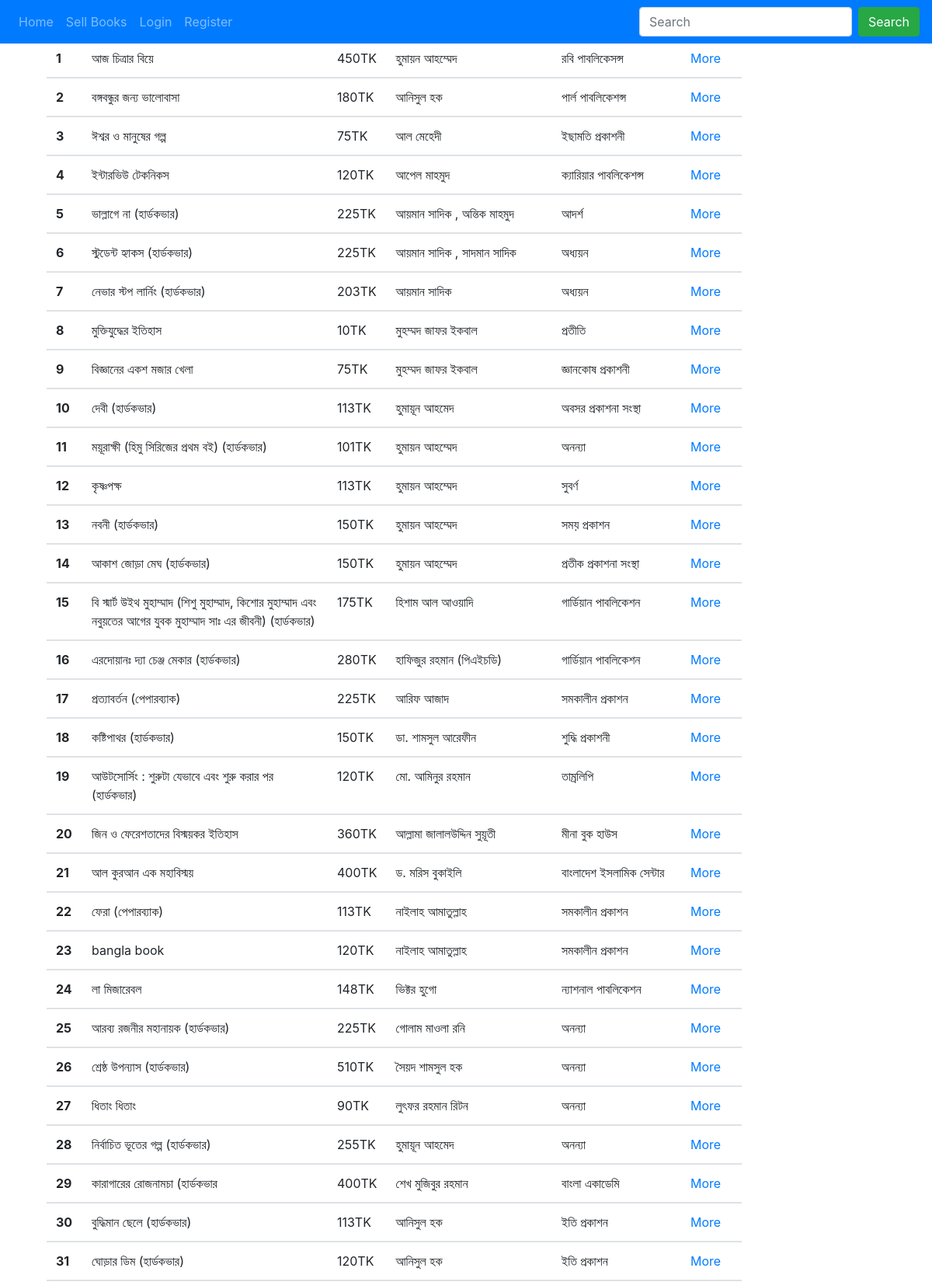
/index.php/search (upper part), run on the app's committed database.
### tables this page shows
CREATE TABLE `books` (
  `id` int(11) NOT NULL,
  `user_id` int(11) NOT NULL,
  `bookname` varchar(300) NOT NULL,
  `description` text NOT NULL,
  `image` varchar(60) NOT NULL,
  `author_name` varchar(60) NOT NULL,
  `price` varchar(50) NOT NULL,
  `status` set('0','1') NOT NULL,
  `publication` varchar(300) NOT NULL,
  `created` timestamp NOT NULL DEFAULT CURRENT_TIMESTAMP,
  `updated` timestamp NULL DEFAULT NULL
);

### application/controllers/Search.php (called while the page is built, shortened)
<?php
class Search extends CI_Controller {
	function __construct()
    {
        $this->load->model('Search_model');
    }
    public function index(){
if($this->input->post('category')>1){
  $keyword  =  $this->input->post('category');
    $data['title']= 'searchReslut';
    $data['results']= $this->Search_model->cateogry_search($keyword);
    $this->load->view('searchresult',$data);
}
else{
        $keyword  =  $this->input->post('searchvalue');
        $data['title']= 'searchReslut';
        $data['results']= $this->Search_model->search($keyword);
        $this->load->view('searchresult',$data);
}
}
}

### index.php (called while the page is built, shortened)
<?php
require_once BASEPATH.'core/CodeIgniter.php';

### application/models/Search_model.php (called while the page is built, shortened)
<?php
Class Search_model Extends CI_Model
{
Public function search($search){
        $this->db->like('books.bookname', $search);
        $this->db->or_like('books.description ', $search);
        $this->db->or_like('books.author_name', $search);
        $this->db->or_like('books.user_id ', $search);
        $this->db->or_like('books.publication ', $search);
        $this->db->or_like('books.price', $search);
        return  $this->db->get("books");
        }
}

### application/views/searchresult.php (the view, shortened to what this page needs)
<div class="col-sm-1 col-md-10">
<?php if($results->num_rows() > 0) { ?>
    <table class="table table-hover  width="100%">
<thead>
<th scope="col">No</th>
<th scope="col">Name</th>
<th scope="col">Price</th>
<th scope="col">Writer</th>
<th scope="col">publication</th>
<th scope="col">Details</th>
</thead>
    <?php $i=1;
     foreach($results->result() as $row){ ?>
    <tbody>
 <th scope="row"><?php echo $i++; ?></th>
 <td><?php echo $row->bookname; ?></td>
<td><?php echo $row->price; ?>TK</td>
<td><?php echo $row->author_name; ?></td>
<td><?php echo $row->publication; ?></td>
<td><a  href='<?php echo site_url('Mainindex/showall/'.$row->id)?>'> More</a></td>
    </tbody>
<?php }} else { ?>
<h3 class="text-center h2">No books found</h3>
<div class="text-center bg-secendary">  <?php echo anchor('Mainindex','Back Home');?>
<img class="card-img-top" src="<?php echo base_url();?>assets/images/nodatafound.jpg" height=300px;></a>
<?php } ?>
</table>
</div>

### data on the page
books: bookname "আজ ‍চিত্রার বিয়ে", price "450", author_name "হুমায়ন আহম্মেদ", publication "রবি পাবলিকেসন্স"
books: bookname "বঙ্গবন্ধুর জন্য ভালোবাসা", price "180", author_name "আনিসুল হক", publication "পার্ল পাবলিকেশন্স"
books: bookname "ঈশ্বর ও মানুষের গল্প", price "75", author_name "আল মেহেদী", publication "ইছামতি প্রকাশনী"
books: bookname "ইন্টারভিউ টেকনিকস", price "120", author_name "আপেল মাহমুদ", publication "ক্যারিয়ার পাবলিকেশন্স"
books: bookname "ভাল্লাগে না (হার্ডকভার)", price "225", author_name "আয়মান সাদিক , অন্তিক মাহমুদ", publication "আদর্শ"
books: bookname "স্টুডেন্ট হ্যাকস (হার্ডকভার)", price "225", author_name "আয়মান সাদিক , সাদমান সাদিক", publication "অধ্যয়ন"
books: bookname "নেভার স্টপ লার্নিং (হার্ডকভার)", price "203", author_name "আয়মান সাদিক", publication "অধ্যয়ন"
books: bookname "মুক্তিযুদ্ধের ইতিহাস", price "10", author_name "মুহম্মদ জাফর ইকবাল", publication "প্রতীতি"
books: bookname "বিজ্ঞানের একশ মজার খেলা", price "75", author_name "মুহম্মদ জাফর ইকবাল", publication "জ্ঞানকোষ প্রকাশনী"
books: bookname "দেবী (হার্ডকভার)", price "113", author_name "হুমায়ূন আহমেদ", publication "অবসর প্রকাশনা সংস্থা"
books: bookname "ময়ূরাক্ষী (হিমু সিরিজের প্রথম বই) (হার্ডকভার)", price "101", author_name "হুমায়ন আহম্মেদ", publication "অনন্যা"
books: bookname "কৃষ্ণপক্ষ", price "113", author_name "হুমায়ন আহম্মেদ", publication "সুবর্ণ"
books: bookname "নবনী (হার্ডকভার)", price "150", author_name "হুমায়ন আহম্মেদ", publication "সময় প্রকাশন"
books: bookname "আকাশ জোড়া মেঘ (হার্ডকভার)", price "150", author_name "হুমায়ন আহম্মেদ", publication "প্রতীক প্রকাশনা সংস্থা"
books: bookname "বি স্মার্ট উইথ মুহাম্মাদ (শিশু মুহাম্মাদ, কিশোর মুহাম্মাদ এবং নবুয়তের আগের যুবক মুহাম্মাদ সাঃ এর জীবনী) (হার্ডকভার)", price "175", author_name "হিশাম আল আওয়াদি", publication "গার্ডিয়ান পাবলিকেশন"
books: bookname "এরদোয়ানঃ দ্যা চেঞ্জ মেকার (হার্ডকভার)", price "280", author_name "হাফিজুর রহমান (পিএইচডি)", publication "গার্ডিয়ান পাবলিকেশন"
books: bookname "প্রত্যাবর্তন (পেপারব্যাক)", price "225", author_name "আরিফ আজাদ", publication "সমকালীন প্রকাশন"
books: bookname "কষ্টিপাথর (হার্ডকভার)", price "150", author_name "ডা. শামসুল আরেফীন", publication "শুদ্ধি প্রকাশনী"
books: bookname "আউটসোর্সিং : শুরুটা যেভাবে এবং শুরু করার পর (হার্ডকভার)", price "120", author_name "মো. আমিনুর রহমান", publication "তাম্রলিপি"
books: bookname "জিন ও ফেরেশতাদের বিস্ময়কর ইতিহাস", price "360", author_name "আল্লামা জালালউদ্দিন সুয়ূতী", publication "মীনা বুক হাউস"
books: bookname "আল কুরআন এক মহাবিস্ময়", price "400", author_name "ড. মরিস বুকাইলি", publication "বাংলাদেশ ইসলামিক সেন্টার"
books: bookname "ফেরা (পেপারব্যাক)", price "113", author_name "নাইলাহ আমাতুল্লাহ", publication "সমকালীন প্রকাশন"
books: bookname "bangla book", price "120", author_name "নাইলাহ আমাতুল্লাহ", publication "সমকালীন প্রকাশন"
books: bookname "লা মিজারেবল", price "148", author_name "ভিক্টর হুগো", publication "ন্যাশনাল পাবলিকেশন"
books: bookname "আরব্য রজনীর মহানায়ক (হার্ডকভার)", price "225", author_name "গোলাম মাওলা রনি", publication "অনন্যা"
books: bookname "শ্রেষ্ঠ উপন্যাস (হার্ডকভার)", price "510", author_name "সৈয়দ শামসুল হক", publication "অনন্যা"
books: bookname "ধিতাং ধিতাং", price "90", author_name "লুৎফর রহমান রিটন", publication "অনন্যা"
books: bookname "নির্বাচিত ভূতের গল্প (হার্ডকভার)", price "255", author_name "হুমায়ূন আহমেদ", publication "অনন্যা"
books: bookname "কারাগারের রোজনামচা (হার্ডকভার", price "400", author_name "শেখ মুজিবুর রহমান", publication "বাংলা একাডেমি"
books: bookname "বুদ্ধিমান ছেলে (হার্ডকভার)", price "113", author_name "আনিসুল হক", publication "ইতি প্রকাশন"
books: bookname "ঘোড়ার ডিম (হার্ডকভার)", price "120", author_name "আনিসুল হক", publication "ইতি প্রকাশন"
